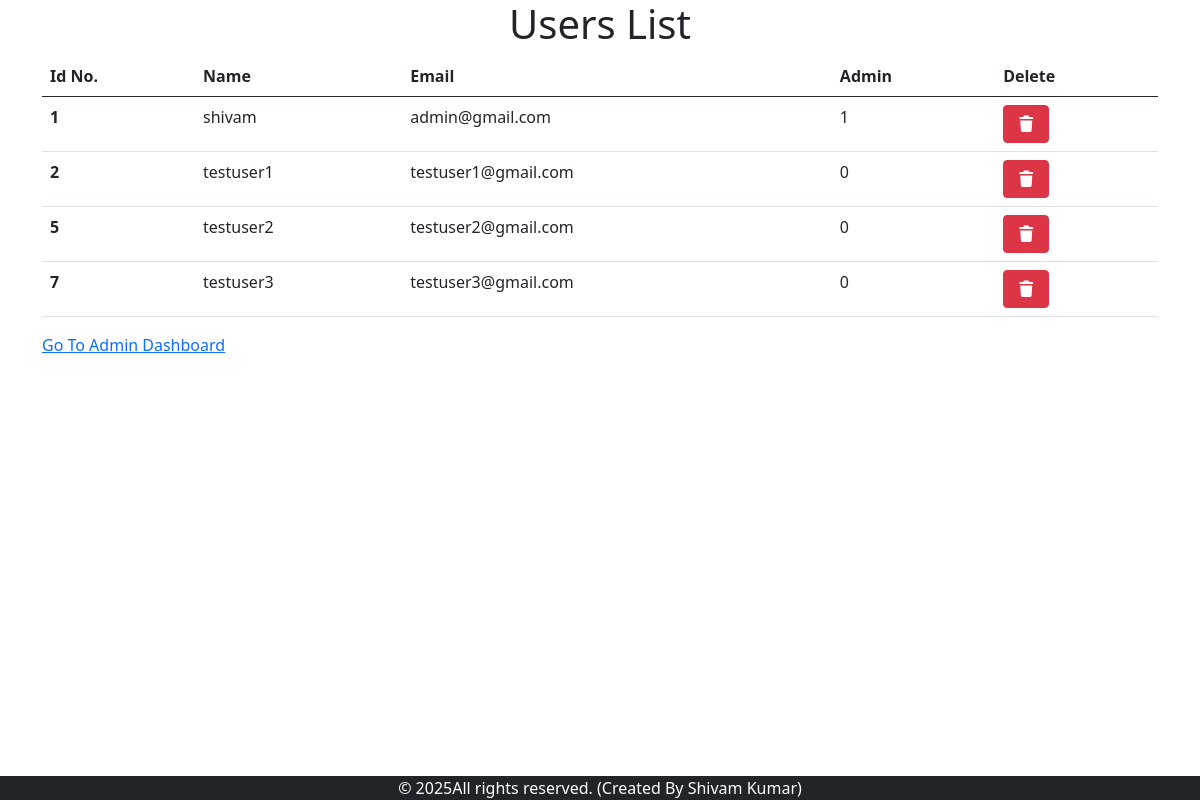
Screenshot of /admin/user-table.php (signed in) with the database file from the repository.
### tables this page shows
CREATE TABLE `users` (
  `id` int(30) NOT NULL,
  `name` varchar(100) NOT NULL,
  `email` varchar(100) NOT NULL,
  `password` varchar(100) NOT NULL,
  `admin` int(2) NOT NULL DEFAULT 0
);

### admin/user-table.php (the view, shortened to what this page needs)
<?php
if (isset($_SESSION["user"]) && $_SESSION["user"]["admin"] == 1) {
@include_once("./product/dbconfig.php");
$query = $conn->prepare("select * from `users`");
if ($query->execute()){
    $result = $query ->get_result();
}else {
    echo "Couldnt fetch users from database ";
}
?>
<!DOCTYPE html>
<html lang="en">
<head>
     <link href="https://cdn.jsdelivr.net/npm/bootstrap@5.0.2/dist/css/bootstrap.min.css" rel="stylesheet">
     <link rel="stylesheet" href="https://cdnjs.cloudflare.com/ajax/libs/font-awesome/7.0.0/css/all.min.css" />
</head>
<body>
<div class="container">
        <h1 class="text-center">Users List</h1>
        <table class="table">
  <thead>
    <tr>
      <th scope="col">Id No.</th>
      <th scope="col">Name</th>
      <th scope="col">Email</th>
      <th scope="col">Admin</th>
      <th scope="col">Delete</th>
    </tr>
  </thead>
  <tbody>
    <?php
    foreach($result as $row){
        ?>
    <tr>
      <th scope="row"><?php echo $row['id'] ?></th>
      <td><?php echo $row['name'] ?></td>
      <td><?php echo $row['email'] ?></td>
      <td><?php echo $row['admin'] ?></td>
      <form action="./user-delete-request.php" method="post">
      <td><button name="delete" value="<?php echo $row['id'] ?>" class="btn btn-danger"><i class="fa-solid fa-trash"></i></button></td>
    </form>
    </tr>
<?php } ?>
  </tbody>
</table>
<div class="row">
<a href="./mystore.php" class="href">Go To Admin Dashboard</a>
    <?php @include("../users/footer.php"); ?>
</body>
</html>
<?php }else {
  echo 'Access Denied';
}
  ?>

### rows the page displays
users: id "1", name "shivam", email "admin@gmail.com", admin "1"
users: id "2", name "testuser1", email "testuser1@gmail.com", admin "0"
users: id "5", name "testuser2", email "testuser2@gmail.com", admin "0"
users: id "7", name "testuser3", email "testuser3@gmail.com", admin "0"
